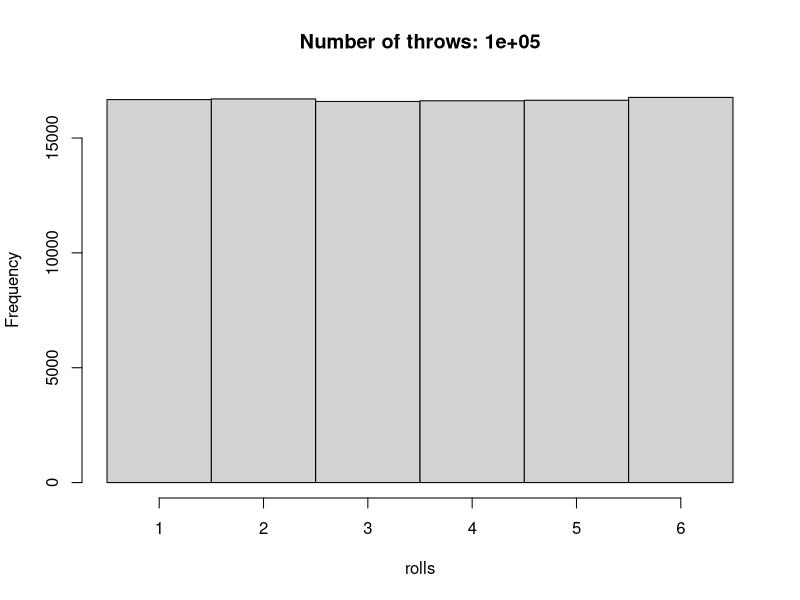

R code for this plot:
probabilities <- c(1, 1, 1, 1, 1, 1) / 6
throws <- 100000
rolls <- sample.int(6, size=throws, prob = probabilities, replace=TRUE)
title <- paste("Number of throws:", throws)
# A die has six faces, so fix the axis to those.  Tying it to what actually came
# up would shrink the plot if a face happened not to appear.
hist(rolls, breaks = seq(0.5, 6.5, by = 1), main=title)
